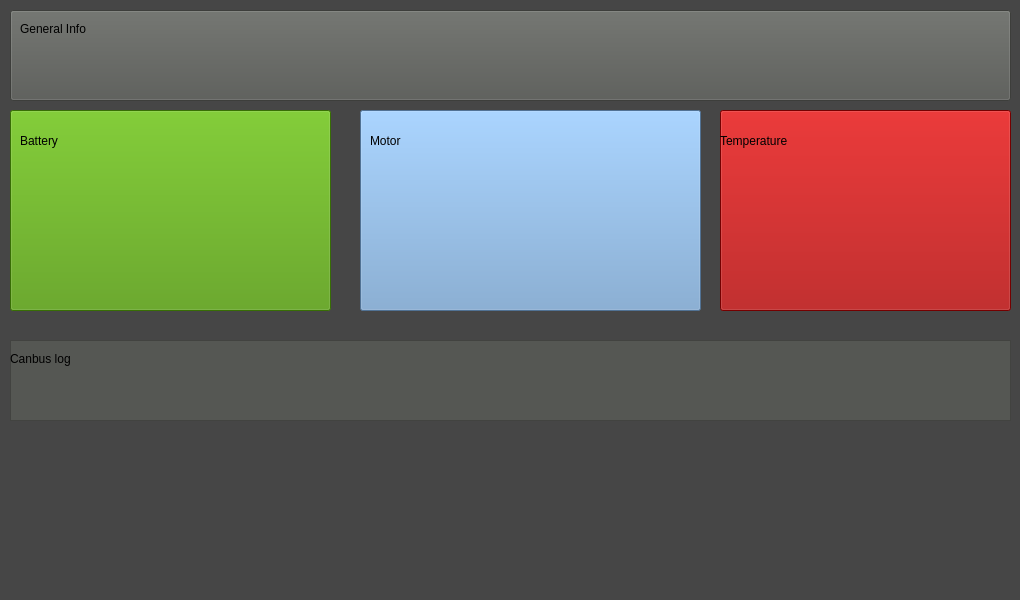
<?xml version="1.0" encoding="UTF-8"?>
<ui version="4.0">
 <class>MainWindow</class>
 <widget class="QMainWindow" name="MainWindow">
  <property name="geometry">
   <rect>
    <x>0</x>
    <y>0</y>
    <width>1020</width>
    <height>600</height>
   </rect>
  </property>
  <property name="windowTitle">
   <string/>
  </property>
  <widget class="QWidget" name="centralWidget">
   <widget class="QPushButton" name="pb_battery">
    <property name="geometry">
     <rect>
      <x>10</x>
      <y>110</y>
      <width>321</width>
      <height>201</height>
     </rect>
    </property>
    <property name="styleSheet">
     <string notr="true">background-color: rgb(78, 154, 6);
font: 57 18pt &quot;Ubuntu Bold&quot;;</string>
    </property>
    <property name="text">
     <string/>
    </property>
   </widget>
   <widget class="QLabel" name="l_battery">
    <property name="geometry">
     <rect>
      <x>20</x>
      <y>120</y>
      <width>111</width>
      <height>41</height>
     </rect>
    </property>
    <property name="styleSheet">
     <string notr="true">font: 20pt &quot;Ubuntu&quot;;</string>
    </property>
    <property name="text">
     <string>Battery</string>
    </property>
   </widget>
   <widget class="QPushButton" name="pb_motor">
    <property name="geometry">
     <rect>
      <x>360</x>
      <y>110</y>
      <width>341</width>
      <height>201</height>
     </rect>
    </property>
    <property name="styleSheet">
     <string notr="true">background-color: rgb(114, 159, 207);
font: 57 18pt &quot;Ubuntu Bold&quot;;</string>
    </property>
    <property name="text">
     <string/>
    </property>
   </widget>
   <widget class="QLabel" name="l_motor">
    <property name="geometry">
     <rect>
      <x>370</x>
      <y>120</y>
      <width>101</width>
      <height>41</height>
     </rect>
    </property>
    <property name="styleSheet">
     <string notr="true">font: 20pt &quot;Ubuntu&quot;;</string>
    </property>
    <property name="text">
     <string>Motor</string>
    </property>
   </widget>
   <widget class="QLabel" name="l_temperature">
    <property name="geometry">
     <rect>
      <x>720</x>
      <y>120</y>
      <width>191</width>
      <height>41</height>
     </rect>
    </property>
    <property name="styleSheet">
     <string notr="true">font: 20pt &quot;Ubuntu&quot;;</string>
    </property>
    <property name="text">
     <string>Temperature</string>
    </property>
   </widget>
   <widget class="QPushButton" name="pb_temperature">
    <property name="geometry">
     <rect>
      <x>720</x>
      <y>110</y>
      <width>291</width>
      <height>201</height>
     </rect>
    </property>
    <property name="styleSheet">
     <string notr="true">background-color: rgb(164, 0, 0);
font: 57 18pt &quot;Ubuntu Bold&quot;;</string>
    </property>
    <property name="text">
     <string/>
    </property>
   </widget>
   <widget class="QLabel" name="l_canlog">
    <property name="geometry">
     <rect>
      <x>10</x>
      <y>350</y>
      <width>91</width>
      <height>17</height>
     </rect>
    </property>
    <property name="text">
     <string>Canbus log</string>
    </property>
   </widget>
   <widget class="QTextBrowser" name="tb_cablog">
    <property name="geometry">
     <rect>
      <x>10</x>
      <y>340</y>
      <width>1001</width>
      <height>81</height>
     </rect>
    </property>
    <property name="styleSheet">
     <string notr="true">background-color: rgb(85, 87, 83)</string>
    </property>
   </widget>
   <widget class="QPushButton" name="pb_generalinfo">
    <property name="geometry">
     <rect>
      <x>10</x>
      <y>10</y>
      <width>1001</width>
      <height>91</height>
     </rect>
    </property>
    <property name="styleSheet">
     <string notr="true">background-color:rgb(85, 87, 83)</string>
    </property>
    <property name="text">
     <string/>
    </property>
   </widget>
   <widget class="QLabel" name="l_generalinfo">
    <property name="geometry">
     <rect>
      <x>20</x>
      <y>20</y>
      <width>101</width>
      <height>17</height>
     </rect>
    </property>
    <property name="text">
     <string>General Info</string>
    </property>
   </widget>
   <widget class="QLabel" name="l_backgroundcolor">
    <property name="geometry">
     <rect>
      <x>0</x>
      <y>-44</y>
      <width>1021</width>
      <height>1091</height>
     </rect>
    </property>
    <property name="styleSheet">
     <string notr="true">background-color:rgb(70, 70, 70)</string>
    </property>
    <property name="text">
     <string/>
    </property>
   </widget>
   <widget class="QLabel" name="l_logo">
    <property name="geometry">
     <rect>
      <x>50</x>
      <y>320</y>
      <width>901</width>
      <height>361</height>
     </rect>
    </property>
    <property name="styleSheet">
     <string notr="true">image: url(:/images/logotrasparent.png)</string>
    </property>
    <property name="text">
     <string/>
    </property>
   </widget>
   <zorder>l_backgroundcolor</zorder>
   <zorder>pb_temperature</zorder>
   <zorder>pb_battery</zorder>
   <zorder>l_battery</zorder>
   <zorder>pb_motor</zorder>
   <zorder>l_motor</zorder>
   <zorder>l_temperature</zorder>
   <zorder>pb_generalinfo</zorder>
   <zorder>l_generalinfo</zorder>
   <zorder>l_logo</zorder>
   <zorder>tb_cablog</zorder>
   <zorder>l_canlog</zorder>
  </widget>
 </widget>
 <layoutdefault spacing="6" margin="11"/>
 <resources/>
 <connections/>
</ui>
